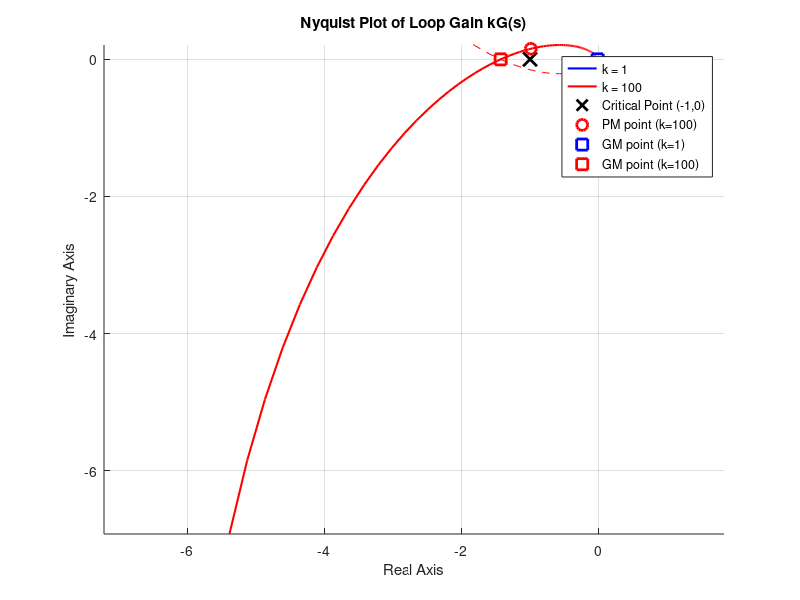

This figure's MATLAB source:
clc; clear;

%% System
num = 1;
den = conv([1 0], conv([1 2], [1 5]));   % s(s+2)(s+5)
G = tf(num, den);

k1 = 1;
k2 = 100;

L1 = k1 * G;
L2 = k2 * G;

w = 1:0.1:10;

%% Frequency responses for Nyquist plot
resp1 = squeeze(freqresp(L1, w));
resp2 = squeeze(freqresp(L2, w));

%% Margins
[gm1, pm1, wg1, wp1] = margin(L1);
[gm2, pm2, wg2, wp2] = margin(L2);

fprintf('k = 1:\n');
fprintf('  GM = %.4f (%.2f dB)\n', gm1, 20*log10(gm1));
fprintf('  PM = %.2f deg\n', pm1);
fprintf('  Wg = %.4f rad/s, Wp = %.4f rad/s\n\n', wg1, wp1);

fprintf('k = 100:\n');
fprintf('  GM = %.4f (%.2f dB)\n', gm2, 20*log10(gm2));
fprintf('  PM = %.2f deg\n', pm2);
fprintf('  Wg = %.4f rad/s, Wp = %.4f rad/s\n\n', wg2, wp2);

%% Plot Nyquist manually
figure; hold on; grid on;

% k = 1
plot(real(resp1), imag(resp1), 'b', 'LineWidth', 1.5, 'DisplayName', 'k = 1');
plot(real(resp1), -imag(resp1), 'b--', 'HandleVisibility', 'off');

% k = 100
plot(real(resp2), imag(resp2), 'r', 'LineWidth', 1.5, 'DisplayName', 'k = 100');
plot(real(resp2), -imag(resp2), 'r--', 'HandleVisibility', 'off');

% Critical point
plot(-1, 0, 'kx', 'MarkerSize', 10, 'LineWidth', 2, ...
    'DisplayName', 'Critical Point (-1,0)');

%% Mark phase margin points (gain crossover points, |L| = 1)
if wp1 >= min(w) && wp1 <= max(w)
    p_pm1 = squeeze(freqresp(L1, wp1));
    plot(real(p_pm1), imag(p_pm1), 'bo', 'MarkerSize', 8, 'LineWidth', 2, ...
        'DisplayName', 'PM point (k=1)');
end

if wp2 >= min(w) && wp2 <= max(w)
    p_pm2 = squeeze(freqresp(L2, wp2));
    plot(real(p_pm2), imag(p_pm2), 'ro', 'MarkerSize', 8, 'LineWidth', 2, ...
        'DisplayName', 'PM point (k=100)');
end

%% Mark gain margin points (phase crossover points, angle = -180 deg)
if wg1 >= min(w) && wg1 <= max(w)
    p_gm1 = squeeze(freqresp(L1, wg1));
    plot(real(p_gm1), imag(p_gm1), 'bs', 'MarkerSize', 8, 'LineWidth', 2, ...
        'DisplayName', 'GM point (k=1)');
end

if wg2 >= min(w) && wg2 <= max(w)
    p_gm2 = squeeze(freqresp(L2, wg2));
    plot(real(p_gm2), imag(p_gm2), 'rs', 'MarkerSize', 8, 'LineWidth', 2, ...
        'DisplayName', 'GM point (k=100)');
end

xlabel('Real Axis');
ylabel('Imaginary Axis');
title('Nyquist Plot of Loop Gain kG(s)');
legend('Location', 'best');
axis equal;
